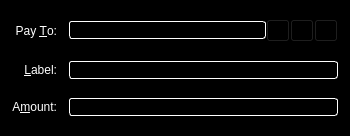
<?xml version="1.0" encoding="UTF-8"?>
<ui version="4.0">
 <class>SendCoinsEntry</class>
 <widget class="QFrame" name="SendCoinsEntry">
  <property name="geometry">
   <rect>
    <x>0</x>
    <y>0</y>
    <width>350</width>
    <height>136</height>
   </rect>
  </property>
  <property name="windowTitle">
   <string>Form</string>
  </property>
  <property name="styleSheet">
   <string notr="true">color: rgb(255, 255, 255);
background-color: rgb(0, 0, 0);
alternate-background-color: rgb(0, 0, 0);</string>
  </property>
  <property name="frameShape">
   <enum>QFrame::StyledPanel</enum>
  </property>
  <property name="frameShadow">
   <enum>QFrame::Sunken</enum>
  </property>
  <layout class="QGridLayout" name="gridLayout">
   <property name="spacing">
    <number>12</number>
   </property>
   <item row="5" column="0">
    <widget class="QLabel" name="label">
     <property name="text">
      <string>A&amp;mount:</string>
     </property>
     <property name="alignment">
      <set>Qt::AlignRight|Qt::AlignTrailing|Qt::AlignVCenter</set>
     </property>
     <property name="buddy">
      <cstring>payAmount</cstring>
     </property>
    </widget>
   </item>
   <item row="3" column="0">
    <widget class="QLabel" name="label_2">
     <property name="text">
      <string>Pay &amp;To:</string>
     </property>
     <property name="alignment">
      <set>Qt::AlignRight|Qt::AlignTrailing|Qt::AlignVCenter</set>
     </property>
     <property name="buddy">
      <cstring>payTo</cstring>
     </property>
    </widget>
   </item>
   <item row="5" column="1">
    <widget class="FantomAmountField" name="payAmount">
     <property name="styleSheet">
      <string notr="true">background: rgb(0,0,0); color: rgb(255,255,255); border: 1px inset white; border-radius: 3px; margin: 0px;</string>
     </property>
    </widget>
   </item>
   <item row="4" column="0">
    <widget class="QLabel" name="label_4">
     <property name="text">
      <string>&amp;Label:</string>
     </property>
     <property name="alignment">
      <set>Qt::AlignRight|Qt::AlignTrailing|Qt::AlignVCenter</set>
     </property>
     <property name="buddy">
      <cstring>addAsLabel</cstring>
     </property>
    </widget>
   </item>
   <item row="3" column="1">
    <layout class="QHBoxLayout" name="payToLayout">
     <property name="spacing">
      <number>0</number>
     </property>
     <item>
      <widget class="QValidatedLineEdit" name="payTo">
       <property name="toolTip">
        <string>The address to send the payment to (e.g. C8gZqgY4r2RoEdqYk3QsAqFckyf9pRHN6i)</string>
       </property>
       <property name="styleSheet">
        <string notr="true">background: rgb(0,0,0); color: rgb(255,255,255); border: 1px inset white; border-radius: 3px; margin: 0px;</string>
       </property>
       <property name="maxLength">
        <number>80</number>
       </property>
      </widget>
     </item>
     <item>
      <widget class="QToolButton" name="addressBookButton">
       <property name="toolTip">
        <string>Choose address from address book</string>
       </property>
       <property name="text">
        <string/>
       </property>
       <property name="icon">
        <iconset resource="../fantom.qrc">
         <normaloff>:/icons/address-book</normaloff>:/icons/address-book</iconset>
       </property>
       <property name="shortcut">
        <string>Alt+A</string>
       </property>
      </widget>
     </item>
     <item>
      <widget class="QToolButton" name="pasteButton">
       <property name="toolTip">
        <string>Paste address from clipboard</string>
       </property>
       <property name="text">
        <string/>
       </property>
       <property name="icon">
        <iconset resource="../fantom.qrc">
         <normaloff>:/icons/editpaste</normaloff>:/icons/editpaste</iconset>
       </property>
       <property name="shortcut">
        <string>Alt+P</string>
       </property>
      </widget>
     </item>
     <item>
      <widget class="QToolButton" name="deleteButton">
       <property name="toolTip">
        <string>Remove this recipient</string>
       </property>
       <property name="text">
        <string/>
       </property>
       <property name="icon">
        <iconset resource="../fantom.qrc">
         <normaloff>:/icons/remove</normaloff>:/icons/remove</iconset>
       </property>
      </widget>
     </item>
    </layout>
   </item>
   <item row="4" column="1">
    <widget class="QValidatedLineEdit" name="addAsLabel">
     <property name="toolTip">
      <string>Enter a label for this address to add it to your address book</string>
     </property>
     <property name="styleSheet">
      <string notr="true">background: rgb(0,0,0); color: rgb(255,255,255); border: 1px inset white; border-radius: 3px; margin: 0px;</string>
     </property>
    </widget>
   </item>
  </layout>
 </widget>
 <customwidgets>
  <customwidget>
   <class>QValidatedLineEdit</class>
   <extends>QLineEdit</extends>
   <header>qvalidatedlineedit.h</header>
  </customwidget>
  <customwidget>
   <class>FantomAmountField</class>
   <extends>QLineEdit</extends>
   <header>fantomamountfield.h</header>
   <container>1</container>
  </customwidget>
 </customwidgets>
 <resources>
  <include location="../fantom.qrc"/>
 </resources>
 <connections/>
</ui>
